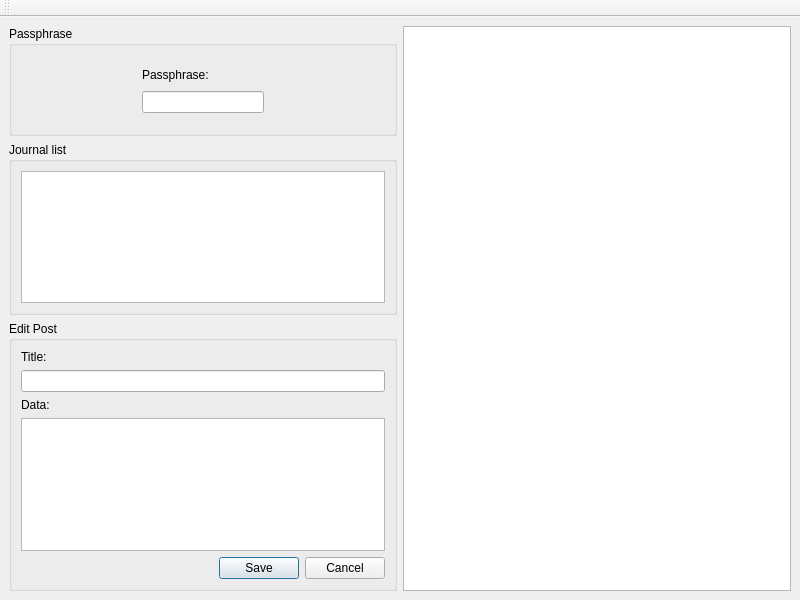
<?xml version="1.0" encoding="UTF-8"?>
<ui version="4.0">
 <class>CryptJournal</class>
 <widget class="QMainWindow" name="CryptJournal">
  <property name="geometry">
   <rect>
    <x>0</x>
    <y>0</y>
    <width>800</width>
    <height>600</height>
   </rect>
  </property>
  <property name="windowTitle">
   <string>MainWindow</string>
  </property>
  <widget class="QWidget" name="centralwidget">
   <layout class="QVBoxLayout" name="verticalLayout_2">
    <item>
     <layout class="QGridLayout" name="gridLayout_6">
      <item row="0" column="0">
       <widget class="QGroupBox" name="grpPassphrase">
        <property name="title">
         <string>Passphrase</string>
        </property>
        <layout class="QVBoxLayout" name="verticalLayout_4">
         <item>
          <layout class="QGridLayout" name="gridLayout">
           <item row="1" column="1">
            <widget class="QLabel" name="label">
             <property name="text">
              <string>Passphrase:</string>
             </property>
            </widget>
           </item>
           <item row="2" column="1">
            <widget class="QLineEdit" name="linePassphrase">
             <property name="inputMask">
              <string/>
             </property>
             <property name="echoMode">
              <enum>QLineEdit::Password</enum>
             </property>
            </widget>
           </item>
           <item row="1" column="0">
            <spacer name="horizontalSpacer">
             <property name="orientation">
              <enum>Qt::Horizontal</enum>
             </property>
             <property name="sizeHint" stdset="0">
              <size>
               <width>40</width>
               <height>20</height>
              </size>
             </property>
            </spacer>
           </item>
           <item row="1" column="2">
            <spacer name="horizontalSpacer_2">
             <property name="orientation">
              <enum>Qt::Horizontal</enum>
             </property>
             <property name="sizeHint" stdset="0">
              <size>
               <width>40</width>
               <height>20</height>
              </size>
             </property>
            </spacer>
           </item>
           <item row="3" column="1">
            <spacer name="verticalSpacer">
             <property name="orientation">
              <enum>Qt::Vertical</enum>
             </property>
             <property name="sizeHint" stdset="0">
              <size>
               <width>20</width>
               <height>40</height>
              </size>
             </property>
            </spacer>
           </item>
           <item row="0" column="1">
            <spacer name="verticalSpacer_2">
             <property name="orientation">
              <enum>Qt::Vertical</enum>
             </property>
             <property name="sizeHint" stdset="0">
              <size>
               <width>20</width>
               <height>40</height>
              </size>
             </property>
            </spacer>
           </item>
          </layout>
         </item>
        </layout>
       </widget>
      </item>
      <item row="1" column="0">
       <widget class="QGroupBox" name="grpJournal">
        <property name="title">
         <string>Journal list</string>
        </property>
        <layout class="QGridLayout" name="gridLayout_3">
         <item row="0" column="0">
          <layout class="QGridLayout" name="gridLayout_2">
           <item row="0" column="0">
            <widget class="QListWidget" name="listEntries"/>
           </item>
          </layout>
         </item>
        </layout>
       </widget>
      </item>
      <item row="2" column="0">
       <widget class="QGroupBox" name="grpEdit">
        <property name="title">
         <string>Edit Post</string>
        </property>
        <layout class="QGridLayout" name="gridLayout_5">
         <item row="0" column="0">
          <layout class="QGridLayout" name="gridLayout_4">
           <item row="2" column="0">
            <widget class="QLabel" name="lblData">
             <property name="text">
              <string>Data:</string>
             </property>
            </widget>
           </item>
           <item row="0" column="0">
            <widget class="QLabel" name="lblTitle">
             <property name="text">
              <string>Title:</string>
             </property>
            </widget>
           </item>
           <item row="1" column="0">
            <widget class="QLineEdit" name="lineTitle"/>
           </item>
           <item row="3" column="0">
            <widget class="QPlainTextEdit" name="textData"/>
           </item>
           <item row="4" column="0">
            <widget class="QDialogButtonBox" name="buttonBox">
             <property name="standardButtons">
              <set>QDialogButtonBox::Cancel|QDialogButtonBox::Save</set>
             </property>
            </widget>
           </item>
          </layout>
         </item>
        </layout>
       </widget>
      </item>
      <item row="0" column="1" rowspan="3">
       <widget class="QTextBrowser" name="textEntry">
        <property name="openExternalLinks">
         <bool>true</bool>
        </property>
        <property name="openLinks">
         <bool>true</bool>
        </property>
       </widget>
      </item>
     </layout>
    </item>
   </layout>
  </widget>
  <widget class="QToolBar" name="toolBar">
   <property name="windowTitle">
    <string>toolBar</string>
   </property>
   <attribute name="toolBarArea">
    <enum>TopToolBarArea</enum>
   </attribute>
   <attribute name="toolBarBreak">
    <bool>false</bool>
   </attribute>
  </widget>
  <action name="actionAdd">
   <property name="text">
    <string>Add</string>
   </property>
   <property name="shortcut">
    <string>Ctrl+A</string>
   </property>
  </action>
  <action name="actionDelete">
   <property name="text">
    <string>Delete</string>
   </property>
   <property name="shortcut">
    <string>Ctrl+D</string>
   </property>
  </action>
  <action name="actionEdit">
   <property name="text">
    <string>Edit</string>
   </property>
   <property name="shortcut">
    <string>Ctrl+E</string>
   </property>
  </action>
  <action name="actionHide">
   <property name="text">
    <string>Hide</string>
   </property>
   <property name="shortcut">
    <string>Ctrl+H</string>
   </property>
  </action>
 </widget>
 <resources/>
 <connections>
  <connection>
   <sender>actionHide</sender>
   <signal>triggered()</signal>
   <receiver>textEntry</receiver>
   <slot>hide()</slot>
   <hints>
    <hint type="sourcelabel">
     <x>-1</x>
     <y>-1</y>
    </hint>
    <hint type="destinationlabel">
     <x>598</x>
     <y>303</y>
    </hint>
   </hints>
  </connection>
 </connections>
</ui>
